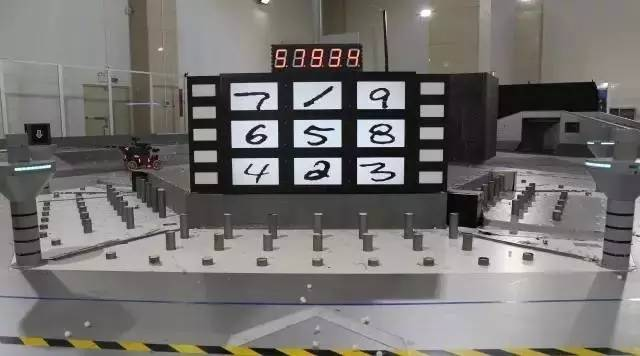
//> input picture Rune1.jpg, 640 x 356 px
$ ./imageBasics Rune1.jpg   (built with g++ and OpenCV 4)
//> lines starting //> are read from the running program, lines starting //| are printed output that depends on the picture; after the words box and inside, x2 and y2 are one past the last pixel; in counts of white or black regions, pixels touching at a corner belong together
#include <iostream>
#include <chrono>
using namespace std;

#include <opencv2/core/core.hpp>
#include <opencv2/highgui/highgui.hpp>
#include <opencv2/opencv.hpp>
int main ( int argc, char** argv )
{
    // 读取argv[1]指定的图像
    cv::Mat image;
    cout<<argv[0]<<"是目录."<<endl;

    image = cv::imread(argv[1]);
//> image is the input picture: 356 rows x 640 cols, CV_8UC3; mean B, G, R 111.9, 113.6, 116.4
     //判断图像文件是否正确读取
    if ( image.data == nullptr ) //数据不存在,可能是文件不存在
    {
        cerr<<"文件"<<argv[1]<<"不存在."<<endl;
	//cout<<"文件"<<"不存在."<<endl;
        return 0;
    }

    // 文件顺利读取, 首先输出一些基本信息
    cout<<"I Love OPENCV"<<endl;
    cout<<"图像宽为"<<image.cols<<",高为"<<image.rows<<",通道数为"<<image.channels()<<endl;
//| 图像宽为640,高为356,通道数为3
    cv::imshow ( "Rune1.jpg", image );      // 用cv::imshow显示图像
    cv::waitKey ( 0 );                  // 暂停程序,等待一个按键输入
    // 判断image的类型
    if ( image.type() != CV_8UC1 && image.type() != CV_8UC3 )
    {
        // 图像类型不符合要求
        cout<<"请输入一张彩色图或灰度图."<<endl;
        return 0;
    }

    //获取图像的copy
    // 使用clone函数来拷贝数据
    cv::Mat image_clone = image.clone();
    image_clone ( cv::Rect ( 0,0,100,100 ) ).setTo ( 255 );
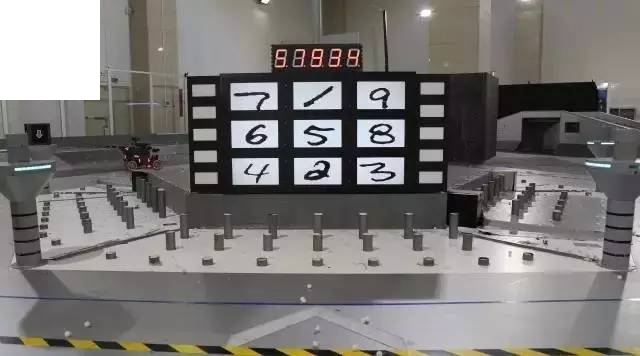
//> image_clone: 356 rows x 640 cols, CV_8UC3; 4.39% of pixels changed, all inside (x1, y1, x2, y2) = (0, 0, 100, 100)
    cv::imshow ( "image", image_clone );
    cv::imwrite("Rune1_copy.jpg(添加白色色块)", image_clone);
    cv::waitKey ( 0 );

    //Change your copied image into a binary typed picture
    cv::Mat image_binary = image.clone();
    cv::cvtColor(image,image_binary,CV_BGR2GRAY);
    //三通道的图转化为1通道的灰度图threshold(image_f,image_f,145,255,THRESH_BINARY);//通过阈值操作把灰度图变成二值图namedWindow("original image");  imshow("original image",image_f);
    cv::threshold(image_binary,image_binary,145,255,CV_THRESH_BINARY);
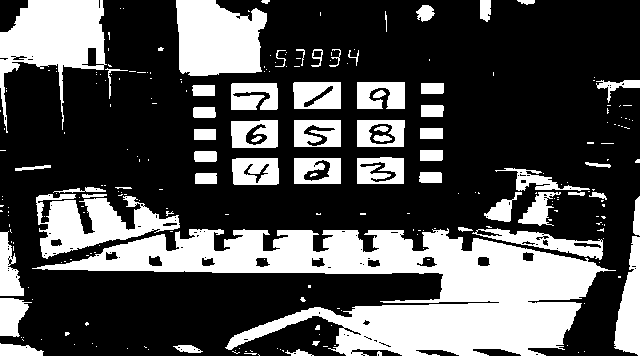
//> image_binary: 356 rows x 640 cols, CV_8UC1; 31.3% white; 248 white regions (187 under 20 px)
    cv::imshow ( "image_binary", image_binary);
    cv::imwrite("Rune1_binary.jpg", image_binary);
    cv::waitKey ( 0 );

    //Edge Detection
    // a. Find the contours in the image, with the usage of the binary image
    vector<vector<cv::Point>>contours;
    vector<cv::Vec4i>hierarchy;
    cv::Mat grayImage;
    grayImage = image_binary > 100;
    //cv::imshow("grayImage:image_binary > 100", grayImage);

    cv::waitKey(0);
    cv::findContours(grayImage, contours, hierarchy, CV_RETR_CCOMP, CV_CHAIN_APPROX_SIMPLE);
//> contours = 373 contours, 293 with area under 20; largest, box (x1, y1, x2, y2) and area: (32, 228, 616, 356) 31852, (0, 0, 107, 133) 6390, (176, 0, 267, 76) 5459, (36, 194, 180, 259) 4243, (614, 236, 640, 356) 1827

    //绘制轮廓图
    cv::Mat dstImage = cv::Mat::zeros(grayImage.size(), CV_8UC3);
    for (int i = 0; i < hierarchy.size(); i++)
    {
        cv::Scalar color = cv::Scalar(rand() % 255, rand() % 255, rand() % 255);
	//cv::Scalar color = cv::Scalar(0, 0, 255);
        cv::drawContours(dstImage, contours, i, color, CV_FILLED, 8, hierarchy);
    }
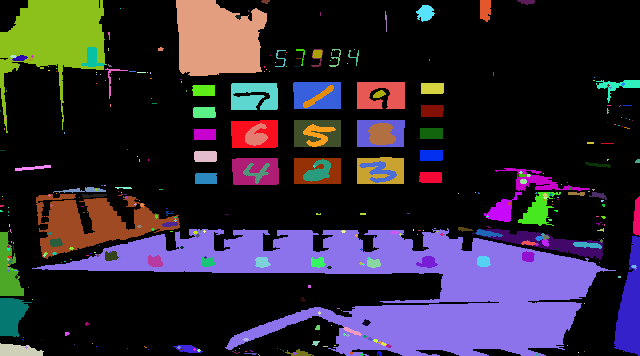
//> dstImage: 356 rows x 640 cols, CV_8UC3; mean B, G, R 51.9, 38.7, 46.1
    //
    cv::imshow("轮廓图", dstImage);
    cv::imwrite("轮廓图.jpg", dstImage);
    cv::waitKey(0);

    vector<vector<cv::Point>>contours2;
    vector<cv::Vec4i>hierarchy2;
    cv::Mat grayImage2;
    grayImage2 = image_binary > 100;
    cv::findContours(grayImage2, contours2, hierarchy2, CV_RETR_CCOMP, CV_CHAIN_APPROX_SIMPLE);
//> contours2 has the same summary as contours

    //绘制红色轮廓图
    cv::Mat dstImage2 = cv::Mat::zeros(grayImage2.size(), CV_8UC3);
    cout<<"hierarchy2.size:"<<hierarchy2.size()<<endl;
//| hierarchy2.size:373
    int size = hierarchy2.size();
//> size = 373
    for (int i = 0; i < size; i++)
    {
        //cv::Scalar color2 = cv::Scalar(rand() % 255, rand() % 255, rand() % 255);
	cv::Scalar color2 = cv::Scalar(0, 0, 255);
        //cv::drawContours(dstImage2, contours2, i, color2, CV_FILLED, 1, hierarchy2);
	cv::drawContours(dstImage2, contours2, i, color2, 1, 1, hierarchy2);
    }
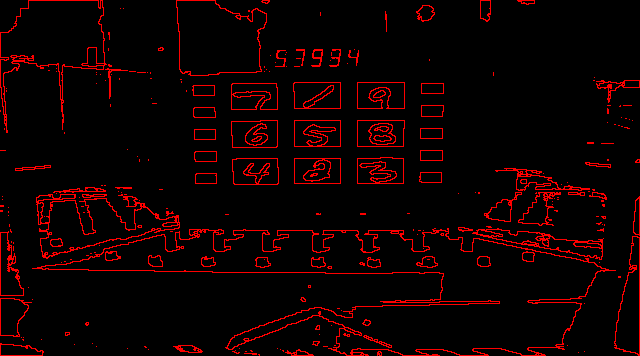
//> dstImage2: 356 rows x 640 cols, CV_8UC3; mean B, G, R 0, 0, 15.8
    cv::imshow("绘制红色轮廓图", dstImage2);
    cv::imwrite("红色轮廓图.jpg", dstImage2);
    cv::waitKey(0);

    vector<vector<cv::Point>>contours3;
    vector<cv::Vec4i>hierarchy3;
    cv::Mat grayImage3;
    grayImage3 = image_binary > 100;
    cv::findContours(grayImage3, contours3, hierarchy3, CV_RETR_CCOMP, CV_CHAIN_APPROX_SIMPLE);
//> contours3 has the same summary as contours

    //绘制红色数字轮廓图
    cv::Mat dstImage3 = cv::Mat::zeros(grayImage3.size(), CV_8UC3);
    cout<<"hierarchy3.size:"<<hierarchy3.size()<<endl;
//| hierarchy3.size:373
    int size3 = hierarchy3.size();
//> size3 = 373
    for (int i = size3-150; i < size3-70; i++)
    {
        //cv::Scalar color2 = cv::Scalar(rand() % 255, rand() % 255, rand() % 255);
	cv::Scalar color3 = cv::Scalar(0, 0, 255);
        cv::drawContours(dstImage3, contours3, i, color3, 1, 8, hierarchy3);
    }
//> this loop made 80 passes
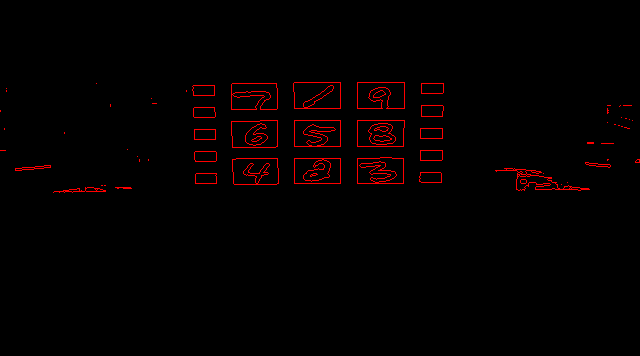
//> dstImage3: 356 rows x 640 cols, CV_8UC3; mean B, G, R 0, 0, 4
// [12 lines of commented-out code are left out]
    cv::Mat roi_img;
    roi_img = dstImage3(cv::Range(60,210),cv::Range(220,420));
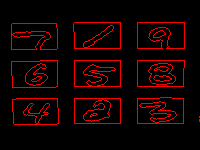
//> roi_img: 150 rows x 200 cols, CV_8UC3; mean B, G, R 0, 0, 19.4
    cv::imshow("绘制数字红色轮廓图", roi_img);
    cv::imwrite("数字红色轮廓图.jpg", roi_img);
    cv::waitKey(0);


// c. Select the nine contours which are the target with the number in them


    cv::destroyAllWindows();
    return 0;
}

$ run again, with Rune2.png saved as Rune1.jpg
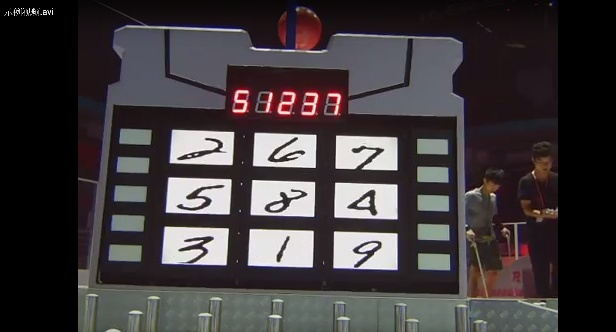
//> input picture Rune2.png, 616 x 332 px
//> image is the input picture: 332 rows x 616 cols, CV_8UC3; mean B, G, R 59.7, 57.7, 63
//| 图像宽为616,高为332,通道数为3
//> image_clone: 332 rows x 616 cols, CV_8UC3; 4.89% of pixels changed, all inside (x1, y1, x2, y2) = (0, 0, 100, 100)
//> `cv::threshold(image_binary,image_binary,145,255,CV_THRESH_BINARY);`:
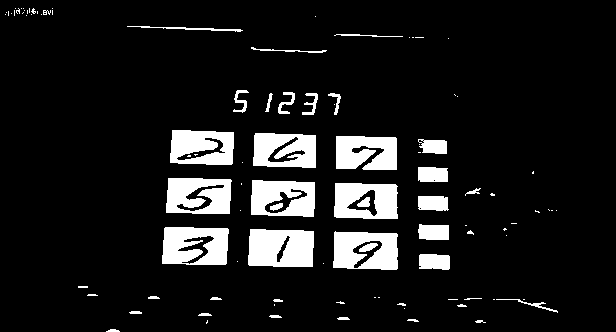
//> image_binary: 332 rows x 616 cols, CV_8UC1; 10.5% white; 100 white regions (59 under 20 px)
//> contours = 115 contours, 77 with area under 20; largest, box (x1, y1, x2, y2) and area: (162, 227, 229, 265) 2298, (248, 229, 314, 267) 2272, (333, 231, 398, 270) 2235, (166, 178, 232, 214) 2140, (251, 180, 315, 217) 2108
//> the loop `for (int i = 0; i < hierarchy.size(); i++)` made 115 passes
//> contours2 has the same summary as contours
//| hierarchy2.size:115
//> size = 115
//> the loop `for (int i = 0; i < size; i++)` made 115 passes
//> contours3 has the same summary as contours
//| hierarchy3.size:115
//> the loop `for (int i = size3-150; i < size3-70; i++)` made 80 passes
//> `roi_img = dstImage3(cv::Range(60,210),cv::Range(220,420));`:
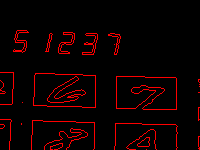
//> roi_img: 150 rows x 200 cols, CV_8UC3; mean B, G, R 0, 0, 14
